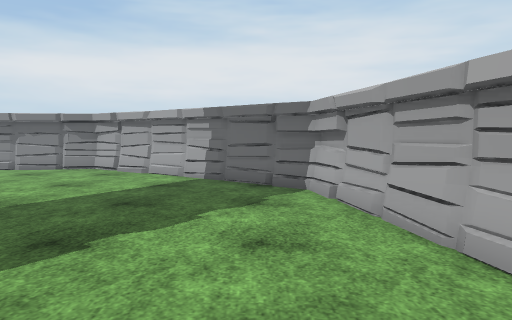
[1] (above)

16 first-person views from a walk through a Unity game level. The camera is 1.3 m above the floor, tilts 4° down and sees 70° across. The floor is counted in squares, 1 m on a side. Each view is taken from the middle of a square. On the plan, view 1 faces up. The plan holds only what a view shows up to about 15 squares ahead; the rest is blank. The place goes on beyond the plan. The player character is not drawn. Some surface patterns are stand-ins.

[2]
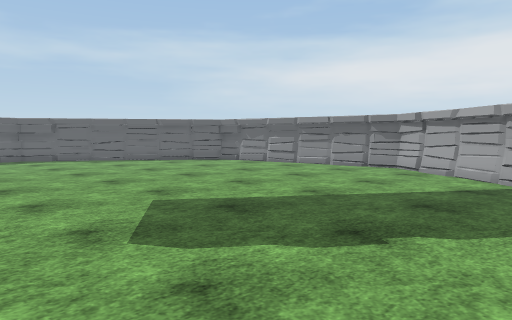

[3]
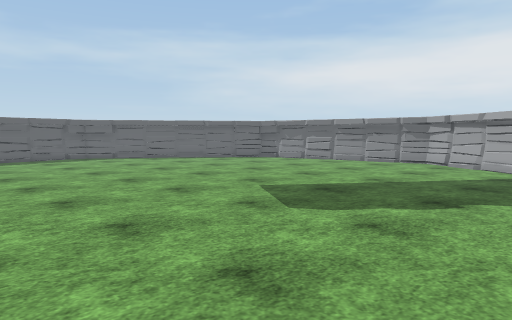

[4]
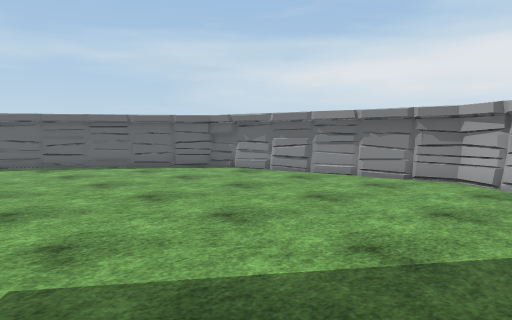

[5]
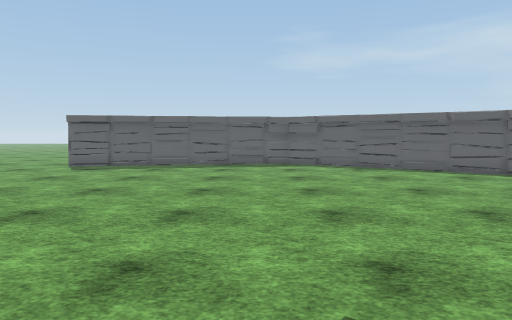

[6]
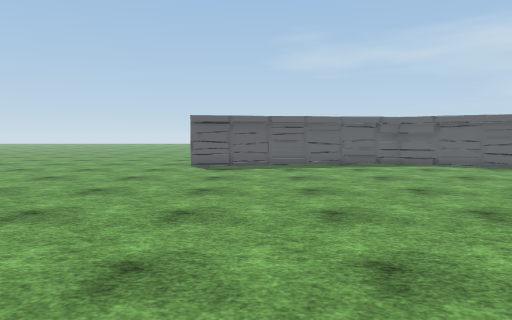

[7]
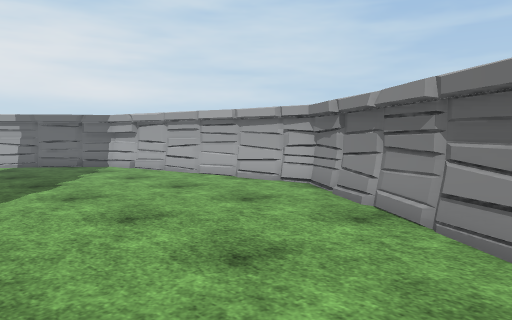

[8]
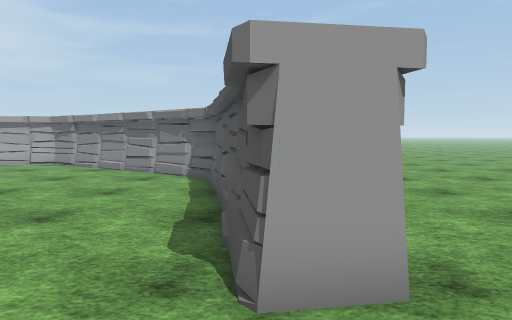

[9]
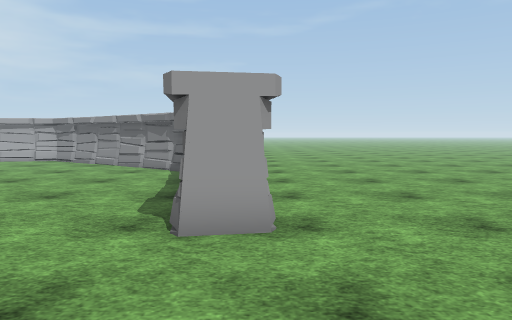

[10]
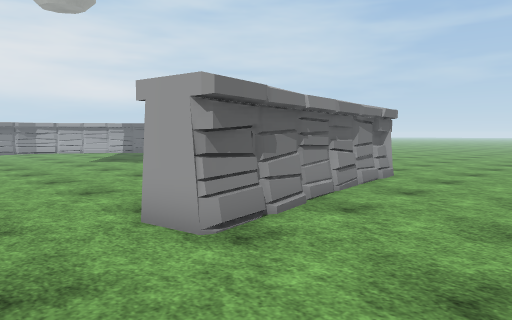

[11]
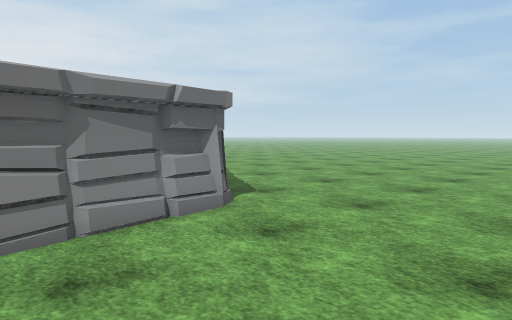

[12]
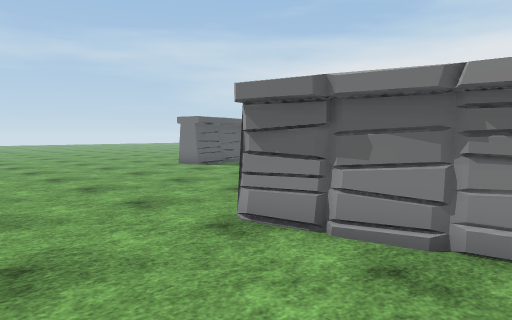

[13]
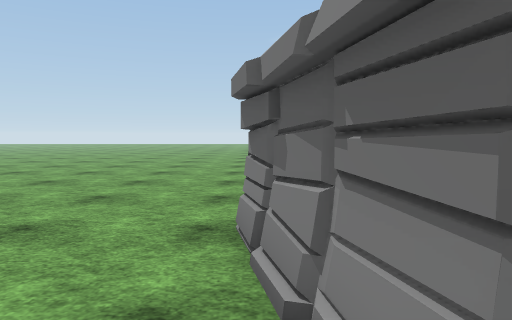

[14]
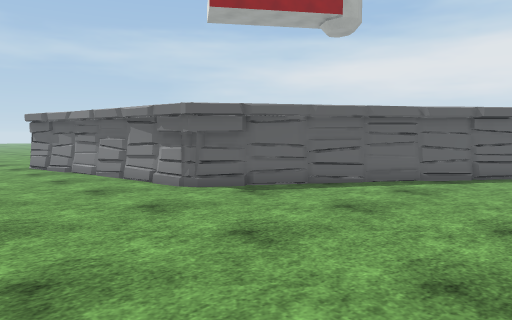

[15]
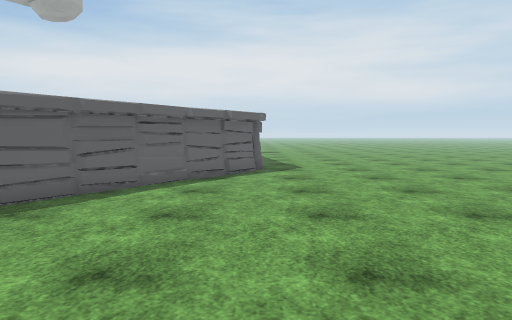

[16]
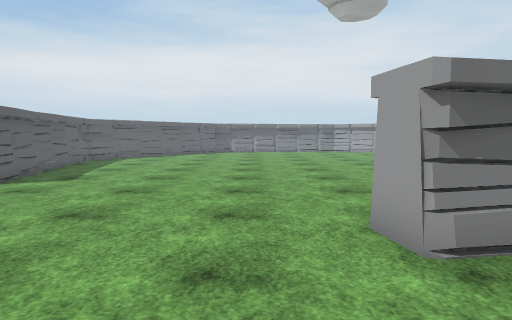

### Floor plan
Points are (right, up) in squares from view 1. A wall is a line through its corners. A room is listed if a view was taken in it or the views show most of it. See-through windows are left out.
Room 1 (views 1, 2, 3, 4, 5, 6, 7, 8, 9, 10, 11, 12, 13, 14, 15, 16)
walls: (-4.4, -8.1) (-3.2, -7.9); (-10.4, -9) (-3.3, -8.1); (-8.8, -9.9) (-10, -10.2) (-10.2, -10.2) (-10.4, -9.1) (-10.1, -8.8); (-2.1, -7.7) (2.2, -1.7); (0.5, -3.9) (2.9, -0.3) (2.8, 0.8); (-0.7, -7.5) (-1.7, -8.9); (-2, -8.9) (-4.4, -9.2); (-1.5, -8.5) (-10.2, -10.1); (-1.8, -8.8) (-2.1, -8.6); (2.3, -1.5) (3.1, -0.4) (2.9, 0.7); (-18.9, -4.4) (-19.1, -4.7); (2.9, 1) (1.6, 8.6) (0.5, 9.4); (-19.5, -1.5) (-18.9, -4.5) (-18.9, -4.7); (4.3, -0.6) (3.9, -0.7) (-1.9, -8.9); (1.9, 5.6) (1.5, 7.8); (2.2, 5.6) (1.8, 6); (0.4, 9.5) (-4.8, 13.2); (-2.2, 11.2) (-6.2, 13.9); (-8.9, 13.4) (-11.9, 12.8); (-5, 13.3) (-6, 14) (-14.9, 12.5) (-19.7, 5.9); (-13.5, 12.6) (-14, 12.5)
low walls: (-3, -7.9) (-2.1, -7.7); (-2.3, -7.6) (-1.8, -6.9); (-2.7, -8.8) (-3.2, -8.9); (-1.4, -8.5) (-2, -8.9); (-14.4, 12.3) (-14.9, 12.2)
ways out: opening at (5.5, -1.5)

Where each view was taken, in squares from view 1:
view 1: 0 up, 0 right, facing up
view 2: 0 up, 0 right, facing up-left
view 3: 3 down, 0 right, facing up-left
view 4: 3 up, 3 left, facing up-left
view 5: 3 up, 4 left, facing left
view 6: 2 down, 4 left, facing left
view 7: 6 down, 5 left, facing up-right
view 8: 9 down, 13 left, facing right
view 9: 10 down, 15 left, facing right
view 10: 14 down, 13 left, facing up-right
view 11: 14 down, 6 left, facing up-right
view 12: 14 down, 6 left, facing up-left
view 13: 10 down, 5 left, facing left
view 14: 14 down, 6 right, facing up-left
view 15: 14 down, 4 right, facing up
view 16: 14 down, 12 left, facing up
